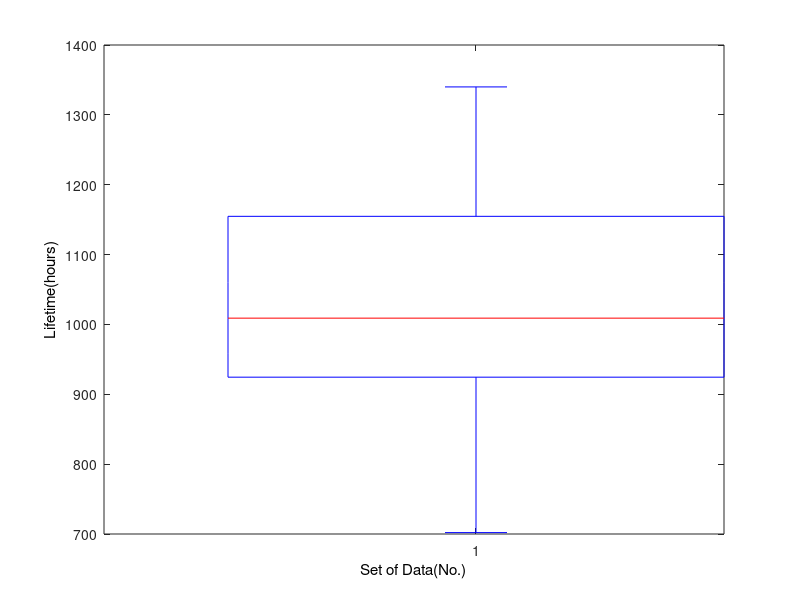

The MATLAB source for this figure:
S = [919 1196 785 1126 936 918 1156 920 948 1067 1092 1162 1170 929 950 905 972 1035 1045 855 1195 1195 1340 1122 938 970 1237 956 1102 1157 978 832 1009 1157 1151 1009 765 958 902 1022 1333 811 1217 1085 896 958 1311 1037 702 923];

boxplot(S);

set(get(gca, 'XLabel'), 'String', 'Set of Data(No.)');
set(get(gca, 'YLabel'), 'String', 'Lifetime(hours)');